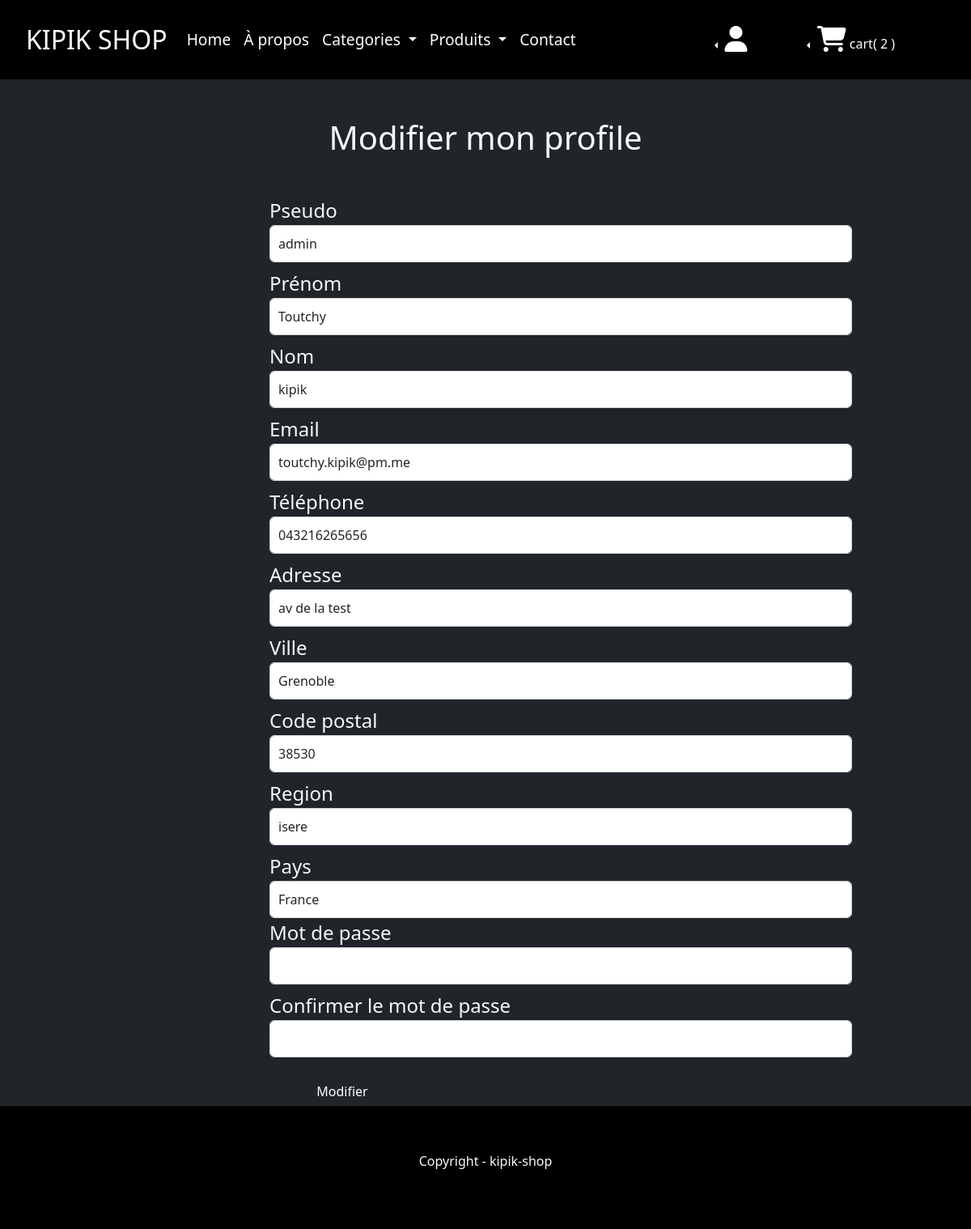
Page /profile/edit (signed in) on the committed database.
### accounts/models.py (models this page shows, shortened)
class Customer(AbstractUser):
    pass

class Profile(models.Model):
    user = models.OneToOneField(Customer, on_delete=models.CASCADE)
    image_profile = models.ImageField(upload_to='prod/profile_img/', default='prod/profile_img/default.png',
                                      blank=True, null=True)
    phone = models.CharField(max_length=20, blank=True)
    address = models.CharField(max_length=100, blank=True)
    city = models.CharField(max_length=100, blank=True)
    zip_code = models.CharField(max_length=10, blank=True)
    state = models.CharField(max_length=100, blank=True)
    country = models.CharField(max_length=100, blank=True)
    class Meta:
        verbose_name_plural = 'Profiles'
        ordering = ('user',)

### shop/models.py (models this page shows, shortened)
class Cart(models.Model):
    user = models.OneToOneField(AUTH_USER_MODEL, on_delete=models.CASCADE, blank=True, null=True)
    orders = models.ManyToManyField(Order)
    ordered = models.BooleanField(default=False)
    '''
    def delete(self, *args, **kwargs):
        for order in self.orders.all():
            order.delete()
        super().delete(*args, **kwargs)
    '''

### accounts/views.py (the view, shortened to what this page needs)
# urls.py: path('profile/edit', edit_profile, name='edit-profile'),
@login_required
def edit_profile(request):
    user = request.user
    profile = get_object_or_404(Profile, user=user)
    context = {
        'profile': profile,
    }
    return render(request, 'accounts/profile_update.html', context)

### accounts/templates/accounts/profile_update.html (shortened to what this page needs)
{% extends 'shop/base.html' %}
{% load static %}
{% block content %}
    <div class="card-header mt-5 mb-5">
        <h1 class="text-center">Modifier mon profile</h1>
    </div>
    <div class="container">
        <div class="row">
            <div class="col-md-8 offset-md-2">
                <form method="POST">
                    <div class="form-group">
                        <label for="username">Pseudo</label>
                        <input type="text" class="form-control mb-2" id="username" name="username" placeholder="{{ user.username }}" value="{{ user.username }}">
                        <label for="first_name">Prénom</label>
                        <input type="text" class="form-control mb-2" id="first_name" name="first_name" value="{{ user.first_name }}" placeholder="{{ user.first_name }}">
                        <label for="last_name">Nom</label>
                        <input type="text" class="form-control mb-2" id="last_name" name="last_name" value="{{ user.last_name }}" placeholder="{{ user.last_name }}">
                        <label for="email">Email</label>
                        <input type="email" class="form-control mb-2" id="email" name="email" value="{{ user.email }}" placeholder="{{ user.email }}">
                        <label for="phone">Téléphone</label>
                        <input type="text" class="form-control mb-2" id="phone" name="phone" value="{{ profile.phone }}" placeholder="{{ profile.phone }}">
                        <label for="address">Adresse</label>
                        <input type="text" class="form-control mb-2" id="address" name="address" value="{{ profile.address }}" placeholder="{{ profile.adress }}">
                        <label for="city">Ville</label>
                        <input type="text" class="form-control mb-2" id="city" name="city" value="{{ profile.city }}" placeholder="{{ profile.city }}">
                        <label for="zip_code">Code postal</label>
                        <input type="text" class="form-control mb-2" id="zip_code" name="zip_code" value="{{ profile.zip_code }}" placeholder="{{ profile.zip_code }}">
                        <label for="state">Region</label>
                        <input type="text" class="form-control mb-2" id="state" name="state" value="{{ profile.state }}" placeholder="{{ profile.state }}">
                        <label for="country">Pays</label>
                        <input type="text" class="form-control" id="country" name="country" value="{{ profile.country }}" placeholder="{{ profile.country }}">
                        <label for="password">Mot de passe</label>
                        <input type="password" class="form-control mb-2" id="password" name="password">
                        <label for="password2">Confirmer le mot de passe</label>
                        <input type="password" class="form-control mb-2" id="password2" name="password2">
                        <button type="submit" class="btn btn-primary mt-3">Modifier</button>
                    </div>
                </form>
            </div>
        </div>
    </div>
{% endblock %}

### shop/templates/shop/navbar.html (shortened to what this page needs)
{% load static %}
{% block navbar %}
    <nav class="navbar navbar-expand-lg navbar-dark text-light">
        <div class="container-fluid">
            <a class="navbar-brand" href="{% url 'home' %}">KIPIK SHOP</a>
            <div class="collapse navbar-collapse" id="navbarScroll">
                <ul class="navbar-nav me-auto my-2 my-lg-0 navbar-nav-scroll" style="--bs-scroll-height: 100px;">
                    <li class="nav-item">
                        <a class="nav-link active" aria-current="page" href="{% url 'home' %}">Home</a>
                    </li>
                    <li class="nav-item">
                        <a class="nav-link" href="#">À propos</a>
                    </li>
                    <li class="nav-item dropdown">
                        <a class="nav-link dropdown-toggle" href="#" role="button" data-bs-toggle="dropdown"
                           aria-expanded="false">
                            Categories
                        </a>
                    </li>
                    <li class="nav-item dropdown">
                        <a class="nav-link dropdown-toggle" href="#" role="button" data-bs-toggle="dropdown"
                           aria-expanded="false">
                            Produits
                        </a>
                    </li>
                    <li class="nav-item">
                        <a class="nav-link" href="{% url 'contact_form' %}">Contact</a>
                    </li>
                </ul>
                <div class="dropstart">
                    <li class="nav-item dropdown">
                        <a class="btn btn-secondary dropdown-toggle" href="#" role="button" data-bs-toggle="dropdown"
                           aria-expanded="false">
                            <i class="fa fa-2x fa-user"></i>
                        </a>
                    </li>
                </div>
                {% if user.cart.orders.count >= 1 %}
                    <div class="btn-group dropstart">
                        <button type="button" class="btn btn-secondary dropdown-toggle" data-bs-toggle="dropdown"
                                aria-expanded="false">
                            <i class="fa fa-2x fa-shopping-cart"></i>
                            <span>cart( {{ user.cart.orders.count }} )</span>
                        </button>
                    </div>
                {% endif %}
            </div>
        </div>
    </nav>
{% endblock %}

### static/build/css/style.css (style rules this page uses)
li { list-style: none; }
a { color: #fff !important; }
label { font-size: 1.5em; }
.navbar { background: black !important; color: #fff !important; padding: 20px !important; width: 100%; }
.navbar-dark .navbar-brand { color: #fff; font-size: 2em !important; }
a { color: white !important; }
@media (min-width: 992px) { .dropstart { margin-right: 50px; } }
@media (min-width: 992px) { .navbar-expand-lg .navbar-nav { font-size: 1.2em; } }
.row { display: flex; justify-content: space-around; width: 100%; margin: 0; }
.form-control { padding: 10px; }
button.btn { width: 25%; }

### static/scss/style.css (style rules this page uses)
li { list-style: none; }
a { color: #fff !important; }
label { font-size: 1.5em; }
.navbar { background: black !important; color: #fff !important; padding: 20px !important; width: 100%; }
.navbar-dark .navbar-brand { color: #fff; font-size: 2em !important; }
a { color: white !important; }
@media (min-width: 992px) { .dropstart { margin-right: 50px; } }
@media (min-width: 992px) { .navbar-expand-lg .navbar-nav { font-size: 1.2em; } }
.row { display: flex; justify-content: space-around; width: 100%; margin: 0; }
.form-control { padding: 10px; }
button.btn { width: 25%; }

### shop/templates/shop/navbar.html (style rules this page uses)
button.btn { background: transparent; border: none; }
div.dropstart:nth-child(2) > li:nth-child(1) > a:nth-child(1) { background: transparent; border: none; }

### rows in the picture
Customer: cart.orders.count "2", username "admin", first_name "Toutchy", last_name "kipik", email "toutchy.kipik@pm.me"
Profile: phone "043216265656", address "av de la test", city "Grenoble", zip_code "38530", state "isere", country "France"
